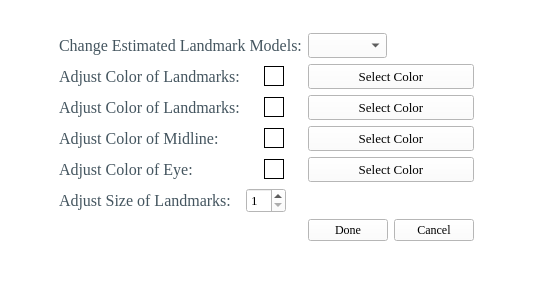
<?xml version="1.0" encoding="UTF-8"?>
<ui version="4.0">
 <class>MainWindow</class>
 <widget class="QMainWindow" name="MainWindow">
  <property name="geometry">
   <rect>
    <x>0</x>
    <y>0</y>
    <width>533</width>
    <height>305</height>
   </rect>
  </property>
  <property name="minimumSize">
   <size>
    <width>0</width>
    <height>0</height>
   </size>
  </property>
  <property name="windowTitle">
   <string>Landmark Settings</string>
  </property>
  <property name="windowIcon">
   <iconset>
    <normaloff>../icons/Home_logo_square.jpg</normaloff>../icons/Home_logo_square.jpg</iconset>
  </property>
  <property name="styleSheet">
   <string notr="true">background-color: rgb(255, 255, 255);</string>
  </property>
  <widget class="QWidget" name="centralwidget">
   <layout class="QVBoxLayout" name="verticalLayout">
    <item>
     <layout class="QGridLayout" name="gridLayout_6">
      <item row="3" column="0">
       <spacer name="horizontalSpacer">
        <property name="orientation">
         <enum>Qt::Horizontal</enum>
        </property>
        <property name="sizeHint" stdset="0">
         <size>
          <width>40</width>
          <height>20</height>
         </size>
        </property>
       </spacer>
      </item>
      <item row="1" column="3" colspan="2">
       <widget class="QPushButton" name="landmark1ColorButton">
        <property name="minimumSize">
         <size>
          <width>0</width>
          <height>25</height>
         </size>
        </property>
        <property name="maximumSize">
         <size>
          <width>16777215</width>
          <height>25</height>
         </size>
        </property>
        <property name="font">
         <font>
          <family>Times New Roman</family>
          <pointsize>10</pointsize>
         </font>
        </property>
        <property name="styleSheet">
         <string notr="true">color: rgb(0, 0, 0);</string>
        </property>
        <property name="text">
         <string>Select Color</string>
        </property>
       </widget>
      </item>
      <item row="7" column="1" colspan="4">
       <widget class="Line" name="line_17">
        <property name="lineWidth">
         <number>0</number>
        </property>
        <property name="orientation">
         <enum>Qt::Horizontal</enum>
        </property>
       </widget>
      </item>
      <item row="5" column="1">
       <widget class="QLabel" name="label_19">
        <property name="font">
         <font>
          <family>Times New Roman</family>
          <pointsize>12</pointsize>
          <italic>false</italic>
         </font>
        </property>
        <property name="styleSheet">
         <string notr="true">color: rgb(68, 85, 95);</string>
        </property>
        <property name="text">
         <string>Adjust Size of Landmarks:</string>
        </property>
       </widget>
      </item>
      <item row="3" column="2" alignment="Qt::AlignHCenter">
       <widget class="QLabel" name="midlineColorLabel">
        <property name="minimumSize">
         <size>
          <width>20</width>
          <height>20</height>
         </size>
        </property>
        <property name="maximumSize">
         <size>
          <width>20</width>
          <height>20</height>
         </size>
        </property>
        <property name="frameShape">
         <enum>QFrame::Box</enum>
        </property>
        <property name="text">
         <string/>
        </property>
       </widget>
      </item>
      <item row="2" column="1">
       <widget class="QLabel" name="label_13">
        <property name="font">
         <font>
          <family>Times New Roman</family>
          <pointsize>12</pointsize>
          <italic>false</italic>
         </font>
        </property>
        <property name="styleSheet">
         <string notr="true">color: rgb(68, 85, 95);</string>
        </property>
        <property name="text">
         <string>Adjust Color of Landmarks:</string>
        </property>
       </widget>
      </item>
      <item row="0" column="1" colspan="2">
       <widget class="QLabel" name="label_21">
        <property name="font">
         <font>
          <family>Times New Roman</family>
          <pointsize>12</pointsize>
          <italic>false</italic>
         </font>
        </property>
        <property name="styleSheet">
         <string notr="true">color: rgb(68, 85, 95);</string>
        </property>
        <property name="text">
         <string>Change Estimated Landmark Models:</string>
        </property>
       </widget>
      </item>
      <item row="1" column="1">
       <widget class="QLabel" name="label_12">
        <property name="font">
         <font>
          <family>Times New Roman</family>
          <pointsize>12</pointsize>
          <italic>false</italic>
         </font>
        </property>
        <property name="styleSheet">
         <string notr="true">color: rgb(68, 85, 95);</string>
        </property>
        <property name="text">
         <string>Adjust Color of Landmarks:</string>
        </property>
       </widget>
      </item>
      <item row="4" column="3" colspan="2">
       <widget class="QPushButton" name="eyeColorButton">
        <property name="minimumSize">
         <size>
          <width>0</width>
          <height>25</height>
         </size>
        </property>
        <property name="maximumSize">
         <size>
          <width>16777215</width>
          <height>25</height>
         </size>
        </property>
        <property name="font">
         <font>
          <family>Times New Roman</family>
          <pointsize>10</pointsize>
         </font>
        </property>
        <property name="styleSheet">
         <string notr="true">color: rgb(0, 0, 0);</string>
        </property>
        <property name="text">
         <string>Select Color</string>
        </property>
       </widget>
      </item>
      <item row="4" column="2" alignment="Qt::AlignHCenter">
       <widget class="QLabel" name="eyeColorLabel">
        <property name="minimumSize">
         <size>
          <width>20</width>
          <height>20</height>
         </size>
        </property>
        <property name="maximumSize">
         <size>
          <width>20</width>
          <height>20</height>
         </size>
        </property>
        <property name="frameShape">
         <enum>QFrame::Box</enum>
        </property>
        <property name="text">
         <string/>
        </property>
       </widget>
      </item>
      <item row="2" column="2" alignment="Qt::AlignHCenter">
       <widget class="QLabel" name="landmark2ColorLabel">
        <property name="minimumSize">
         <size>
          <width>20</width>
          <height>20</height>
         </size>
        </property>
        <property name="maximumSize">
         <size>
          <width>20</width>
          <height>20</height>
         </size>
        </property>
        <property name="frameShape">
         <enum>QFrame::Box</enum>
        </property>
        <property name="text">
         <string/>
        </property>
       </widget>
      </item>
      <item row="5" column="2" alignment="Qt::AlignLeft">
       <widget class="QSpinBox" name="landmarkSizeSpinBox">
        <property name="minimumSize">
         <size>
          <width>0</width>
          <height>25</height>
         </size>
        </property>
        <property name="maximumSize">
         <size>
          <width>16777215</width>
          <height>25</height>
         </size>
        </property>
        <property name="font">
         <font>
          <family>Times New Roman</family>
          <pointsize>10</pointsize>
         </font>
        </property>
        <property name="styleSheet">
         <string notr="true">color: rgb(0, 0, 0);</string>
        </property>
        <property name="minimum">
         <number>1</number>
        </property>
       </widget>
      </item>
      <item row="3" column="1">
       <widget class="QLabel" name="label_15">
        <property name="font">
         <font>
          <family>Times New Roman</family>
          <pointsize>12</pointsize>
          <italic>false</italic>
         </font>
        </property>
        <property name="styleSheet">
         <string notr="true">color: rgb(68, 85, 95);</string>
        </property>
        <property name="text">
         <string>Adjust Color of Midline:</string>
        </property>
       </widget>
      </item>
      <item row="3" column="3" colspan="2">
       <widget class="QPushButton" name="midlineColorButton">
        <property name="minimumSize">
         <size>
          <width>0</width>
          <height>25</height>
         </size>
        </property>
        <property name="maximumSize">
         <size>
          <width>16777215</width>
          <height>25</height>
         </size>
        </property>
        <property name="font">
         <font>
          <family>Times New Roman</family>
          <pointsize>10</pointsize>
         </font>
        </property>
        <property name="styleSheet">
         <string notr="true">color: rgb(0, 0, 0);</string>
        </property>
        <property name="text">
         <string>Select Color</string>
        </property>
       </widget>
      </item>
      <item row="0" column="3" colspan="2" alignment="Qt::AlignLeft">
       <widget class="QComboBox" name="modelComboBox">
        <property name="sizePolicy">
         <sizepolicy hsizetype="Minimum" vsizetype="Fixed">
          <horstretch>0</horstretch>
          <verstretch>0</verstretch>
         </sizepolicy>
        </property>
        <property name="minimumSize">
         <size>
          <width>0</width>
          <height>25</height>
         </size>
        </property>
        <property name="maximumSize">
         <size>
          <width>16777215</width>
          <height>25</height>
         </size>
        </property>
        <property name="font">
         <font>
          <family>Times New Roman</family>
          <pointsize>10</pointsize>
         </font>
        </property>
       </widget>
      </item>
      <item row="2" column="3" colspan="2">
       <widget class="QPushButton" name="landmark2ColorButton">
        <property name="minimumSize">
         <size>
          <width>0</width>
          <height>25</height>
         </size>
        </property>
        <property name="maximumSize">
         <size>
          <width>16777215</width>
          <height>25</height>
         </size>
        </property>
        <property name="font">
         <font>
          <family>Times New Roman</family>
          <pointsize>10</pointsize>
         </font>
        </property>
        <property name="styleSheet">
         <string notr="true">color: rgb(0, 0, 0);</string>
        </property>
        <property name="text">
         <string>Select Color</string>
        </property>
       </widget>
      </item>
      <item row="4" column="1">
       <widget class="QLabel" name="label_17">
        <property name="font">
         <font>
          <family>Times New Roman</family>
          <pointsize>12</pointsize>
          <italic>false</italic>
         </font>
        </property>
        <property name="styleSheet">
         <string notr="true">color: rgb(68, 85, 95);</string>
        </property>
        <property name="text">
         <string>Adjust Color of Eye:</string>
        </property>
       </widget>
      </item>
      <item row="1" column="2" alignment="Qt::AlignHCenter">
       <widget class="QLabel" name="landmark1ColorLabel">
        <property name="minimumSize">
         <size>
          <width>20</width>
          <height>20</height>
         </size>
        </property>
        <property name="maximumSize">
         <size>
          <width>20</width>
          <height>20</height>
         </size>
        </property>
        <property name="autoFillBackground">
         <bool>false</bool>
        </property>
        <property name="frameShape">
         <enum>QFrame::Box</enum>
        </property>
        <property name="text">
         <string/>
        </property>
       </widget>
      </item>
      <item row="6" column="3">
       <widget class="QPushButton" name="doneButton">
        <property name="font">
         <font>
          <family>Times New Roman</family>
         </font>
        </property>
        <property name="text">
         <string>Done</string>
        </property>
       </widget>
      </item>
      <item row="6" column="4">
       <widget class="QPushButton" name="cancelButton">
        <property name="font">
         <font>
          <family>Times New Roman</family>
         </font>
        </property>
        <property name="text">
         <string>Cancel</string>
        </property>
       </widget>
      </item>
      <item row="6" column="5">
       <spacer name="horizontalSpacer_2">
        <property name="orientation">
         <enum>Qt::Horizontal</enum>
        </property>
        <property name="sizeHint" stdset="0">
         <size>
          <width>40</width>
          <height>20</height>
         </size>
        </property>
       </spacer>
      </item>
     </layout>
    </item>
   </layout>
  </widget>
  <widget class="QMenuBar" name="menubar">
   <property name="geometry">
    <rect>
     <x>0</x>
     <y>0</y>
     <width>533</width>
     <height>26</height>
    </rect>
   </property>
  </widget>
  <widget class="QStatusBar" name="statusbar"/>
 </widget>
 <resources/>
 <connections/>
</ui>
